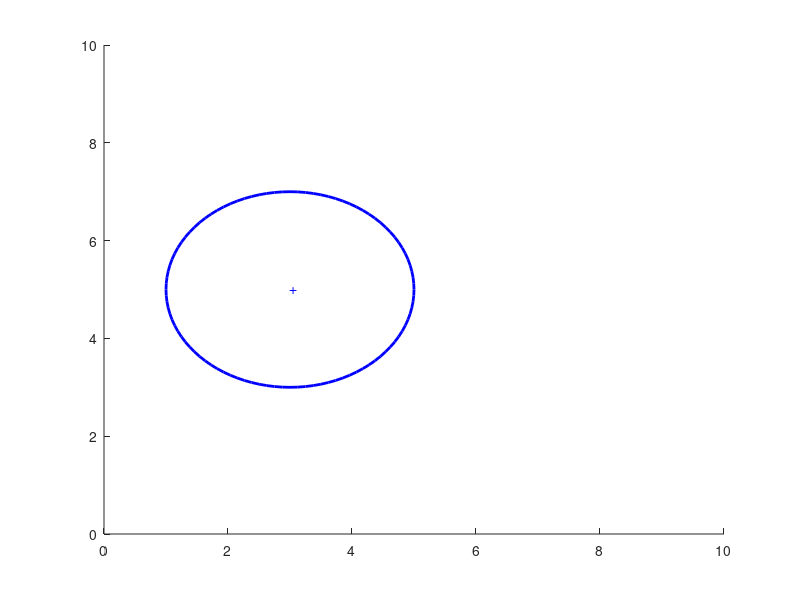

Here is the MATLAB script that generated this plot: (Note: this script raises an error after producing the figure.)
function h = circle()
hold on
th = 0:pi/50:2*pi;
xunit = 2 * cos(th) + 3;
yunit = 2 * sin(th) + 5; %using equation of circle to generate plot points for circle.
h = plot(xunit, yunit,'linewidth', 2, 'Color', 'blue');
axis([0 10 0 10]);
t = text(3,5,'+');
set(t,'Color','blue');
prompt = text(1,9.5,'Click to provide label location. ');
set(gcf, 'Position', [500, 500, 500, 500]);
[x, y] = ginput(1);
delete(prompt);
text(x,y,'Circle(3,5,2)');
prompt = text(1,9.5,'Click to provide end-points of the leader line. ');
[x, y] = ginput(2);
plot(x,y,'--');
delete(prompt);
xunit = 0.5 * cos(th) + 8;
yunit = 0.5 * sin(th) + 7;
h = plot(xunit, yunit,'linewidth', 2, 'Color', 'red');
axis([0 10 0 10]);
t = text(8,7,'+');
set(t,'Color','red');
prompt = text(1,9.5,'Click to provide label location. ');
[x, y] = ginput(1);
delete(prompt);
text(x,y,'Circle(8,7,0.5)');
prompt = text(1,9.5,'Click to provide end-points of the leader line. ');
[x, y] = ginput(2);
plot(x,y,'--','Color','red');
delete(prompt);
end